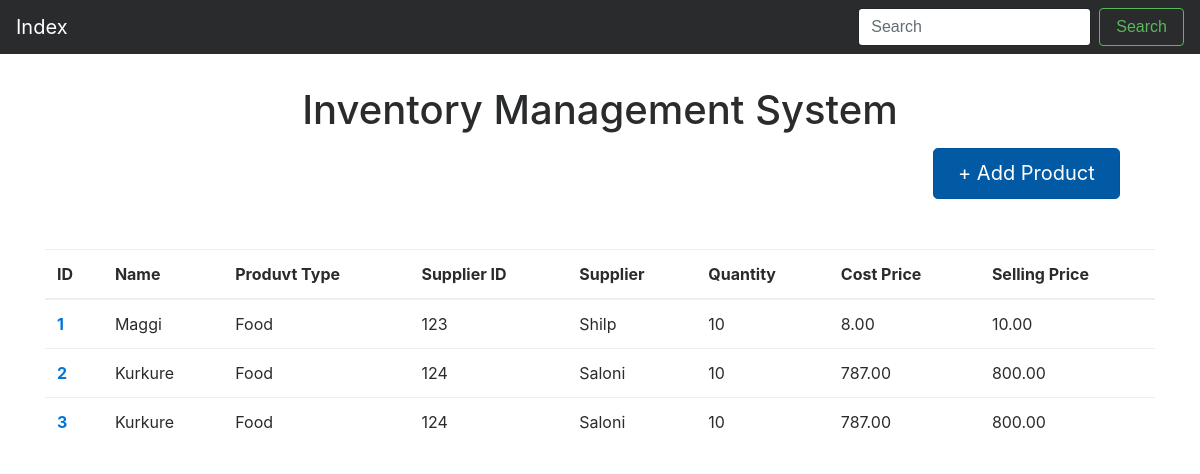
Before: /business/ with the older database file.
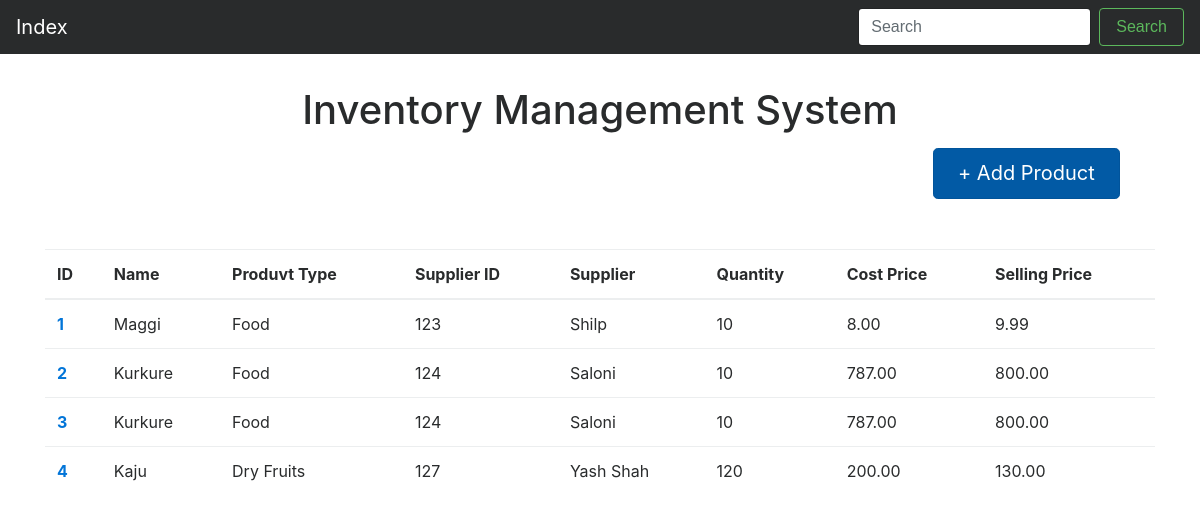
After: the same page with the newer database file.
### business/models.py (models this page shows)
class Stock(models.Model):
    name=models.CharField(max_length=100)
    ptype=models.CharField(max_length=100)
    dealer_name=models.CharField(max_length=200)
    dealer_id=models.PositiveIntegerField()
    quantity=models.PositiveIntegerField()
    cost_price=models.DecimalField(max_digits=13,decimal_places=2)
    selling_price=models.DecimalField(max_digits=13,decimal_places=2)

### business/views.py (the view)
# urls.py: path('',views.index,name="index"),
def index(request):
    products = Stock.objects.all()
    context = {'products': products}
    return render(request, 'business/index.html', context)

### business/templates/business/index.html
{% extends 'business/base.html' %}
{% block content %}
    <div class="buttion_place">
        <a href="{% url 'business:addnew' %}" class="btn btn-primary btn-lg active" role="button" aria-pressed="true"> + Add Product</a>
    </div>
    <table class="table table-hover">
        <thead>
        <tr>
            <th> ID</th>
            <th> Name</th>
            <th>Produvt Type</th>
            <th>Supplier ID</th>
            <th>Supplier</th>
            <th>Quantity </th>
            <th>Cost Price </th>
            <th>Selling Price </th>
        </tr>
        </thead>
        <tbody>
        {% for product in products %}
            <tr>
                <th>
                    <a href="{% url 'business:details' product.pk %}">
                        {{ product.pk }}
                    </a>
                </th>
                <td>{{ product.name }}</td>
                <td>{{ product.ptype }}</td>
                <td>{{ product.dealer_id }}</td>
                <td>{{ product.dealer_name }}</td>
                <td>{{ product.quantity }}</td>
                <td>{{ product.cost_price }}</td>
                <td>{{ product.selling_price }}</td>
            </tr>
        {% endfor %}
        </tbody>
    </table>
{% endblock %}

### business/templates/business/base.html (shortened to what this page needs)
{% load static %}
<!DOCTYPE html>
<html>
<head>
<link rel="stylesheet" type="text/css" href="{% static 'inventory/css/style.css' %}"/>
<link rel="stylesheet" type="text/css" href="{% static 'inventory/css/bootstrap.min.css' %}"/>
</head>
<body>
<nav class="navbar navbar-toggleable-md navbar-inverse bg-inverse fixed-top">
      <a class="navbar-brand" href="{% url 'business:index' %}">Index </a>
      <div class="collapse navbar-collapse" id="navbarsExampleDefault">
        <ul class="navbar-nav mr-auto">
          <li class="nav-item active">
            <a class="nav-link" href="#"><span class="sr-only">(current)</span></a>
          </li>
          <li class="nav-item">
            <a class="nav-link" href="#"></a>
          </li>
        </ul>
        <form class="form-inline my-2 my-lg-0">
          <input class="form-control mr-sm-2" type="text" placeholder="Search">
          <button class="btn btn-outline-success my-2 my-sm-0" type="submit">Search</button>
        </form>
      </div>
    </nav>
    <div class="container">
      <div class="starter-template">
        <h1>Inventory Management System</h1>
      </div>
        {% block content %}
        {% endblock %}
    </div>
</body>
</html>

### business/static/inventory/css/style.css (style rules this page uses)
body { padding-top: 5rem; }
.starter-template { padding: .5rem 1.5rem; text-align: center; }
.buttion_place { padding-left: 80%; padding-bottom: 50px; }

Changed rows visible on the page:
changed Stock "Maggi": selling_price "10.00" → "9.99"
added Stock: pk "4", name "Kaju", ptype "Dry Fruits", dealer_id "127", dealer_name "Yash Shah", quantity "120", cost_price "200.00", selling_price "130.00"
